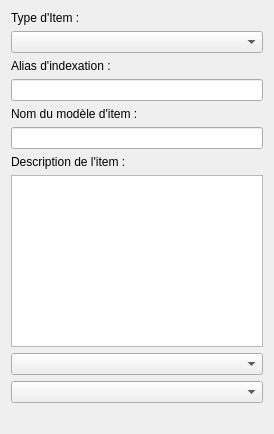
<?xml version="1.0" encoding="UTF-8"?>
<ui version="4.0">
 <class>OUTItemWidget</class>
 <widget class="QWidget" name="OUTItemWidget">
  <property name="geometry">
   <rect>
    <x>0</x>
    <y>0</y>
    <width>274</width>
    <height>434</height>
   </rect>
  </property>
  <property name="sizePolicy">
   <sizepolicy hsizetype="Fixed" vsizetype="Expanding">
    <horstretch>0</horstretch>
    <verstretch>0</verstretch>
   </sizepolicy>
  </property>
  <property name="windowTitle">
   <string>Form</string>
  </property>
  <layout class="QVBoxLayout" name="verticalLayout">
   <item>
    <widget class="QLabel" name="label_4">
     <property name="text">
      <string>Type d'Item :</string>
     </property>
    </widget>
   </item>
   <item>
    <widget class="QComboBox" name="cb_itemType"/>
   </item>
   <item>
    <widget class="QLabel" name="label">
     <property name="text">
      <string>Alias d'indexation :</string>
     </property>
    </widget>
   </item>
   <item>
    <widget class="QLineEdit" name="alias"/>
   </item>
   <item>
    <widget class="QLabel" name="label_2">
     <property name="text">
      <string>Nom du modèle d'item :</string>
     </property>
    </widget>
   </item>
   <item>
    <widget class="QLineEdit" name="modelName">
     <property name="sizePolicy">
      <sizepolicy hsizetype="Preferred" vsizetype="Fixed">
       <horstretch>0</horstretch>
       <verstretch>0</verstretch>
      </sizepolicy>
     </property>
    </widget>
   </item>
   <item>
    <widget class="QLabel" name="label_3">
     <property name="text">
      <string>Description de l'item :</string>
     </property>
    </widget>
   </item>
   <item>
    <widget class="QPlainTextEdit" name="modelDescription">
     <property name="sizePolicy">
      <sizepolicy hsizetype="Preferred" vsizetype="Expanding">
       <horstretch>0</horstretch>
       <verstretch>0</verstretch>
      </sizepolicy>
     </property>
    </widget>
   </item>
   <item>
    <widget class="QComboBox" name="cb_choiceMode"/>
   </item>
   <item>
    <widget class="QComboBox" name="cb_finderMode"/>
   </item>
   <item>
    <spacer name="verticalSpacer">
     <property name="orientation">
      <enum>Qt::Vertical</enum>
     </property>
     <property name="sizeHint" stdset="0">
      <size>
       <width>20</width>
       <height>40</height>
      </size>
     </property>
    </spacer>
   </item>
  </layout>
 </widget>
 <resources/>
 <connections/>
</ui>
